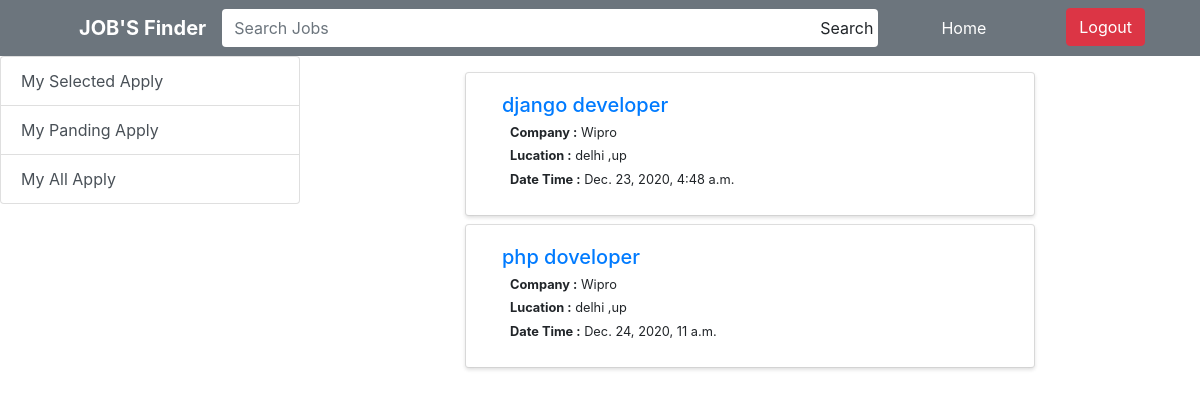
/joblist (signed in), run on the app's committed database.
### jobs/models.py (models this page shows, shortened)
class Jobs(models.Model):
    job_id = models.AutoField(primary_key=True)
    com_id = models.ForeignKey(CompanyeeDetails,on_delete=models.CASCADE)
    job_name = models.CharField(max_length=200)
    exprience = models.CharField(max_length=300)
    edication = models.CharField(max_length=400)
    job_type = models.CharField(max_length=200)
    schedule = models.CharField(max_length=200)
    salary = models.IntegerField()
    dicription = models.TextField()
    datetime = models.DateTimeField(auto_now_add=True)

class CompanyeeDetails(models.Model):
    com_id = models.AutoField(primary_key=True)
    user = models.ForeignKey(settings.AUTH_USER_MODEL,on_delete=models.CASCADE)
    com_name = models.CharField(max_length=200)
    com_email = models.EmailField()
    com_logo = models.ImageField(upload_to = 'media/')
    com_city = models.CharField(max_length=200)
    com_address = models.CharField(max_length=200)

### jobs/views.py (the view)
# urls.py: path('joblist',HomeUser.as_view(),name="joblist"),
class HomeUser(LoginRequiredMixin,ListView):
    model = Jobs
    context_object_name = 'joblist'
    template_name = 'user/home.html'

### templates/user/home.html
{% extends 'user/base.html' %}
{% block content %}
    <div class="container-fluid mt-2">
    <div class="row">
        {% for x in joblist %}
        <div class="col-lg-8 mt-2 mx-auto">
            <div class="card shadow-sm">
                <div class="card-body border-0 shadow-sm">
                    <a href="{% url 'jobdetailuser' x.job_id %}">
                        <h5 class="display-5 ml-3">{{ x.job_name }}</h5>
                    </a>
                    <h5 class="small ml-4"><b>Company :</b> {{ x.com_id.com_name }}</h5>
                    <h5 class="small ml-4"><b>Lucation :</b> {{ x.com_id.com_city }} ,{{ x.com_id.com_address }}</h5>
                    <h5 class="small ml-4"><b>Date Time :</b> {{ x.datetime }}</h5>
                </div>
            </div>
        </div>
        {% endfor %}
    </div>
    </div>
{% endblock %}

### data on the page
Jobs: job_name "django developer", com_id.com_name "Wipro", com_id.com_city "delhi", com_id.com_address "up", datetime "Dec. 23, 2020, 4:48 a.m."
Jobs: job_name "php doveloper", com_id.com_name "Wipro", com_id.com_city "delhi", com_id.com_address "up", datetime "Dec. 24, 2020, 11 a.m."
